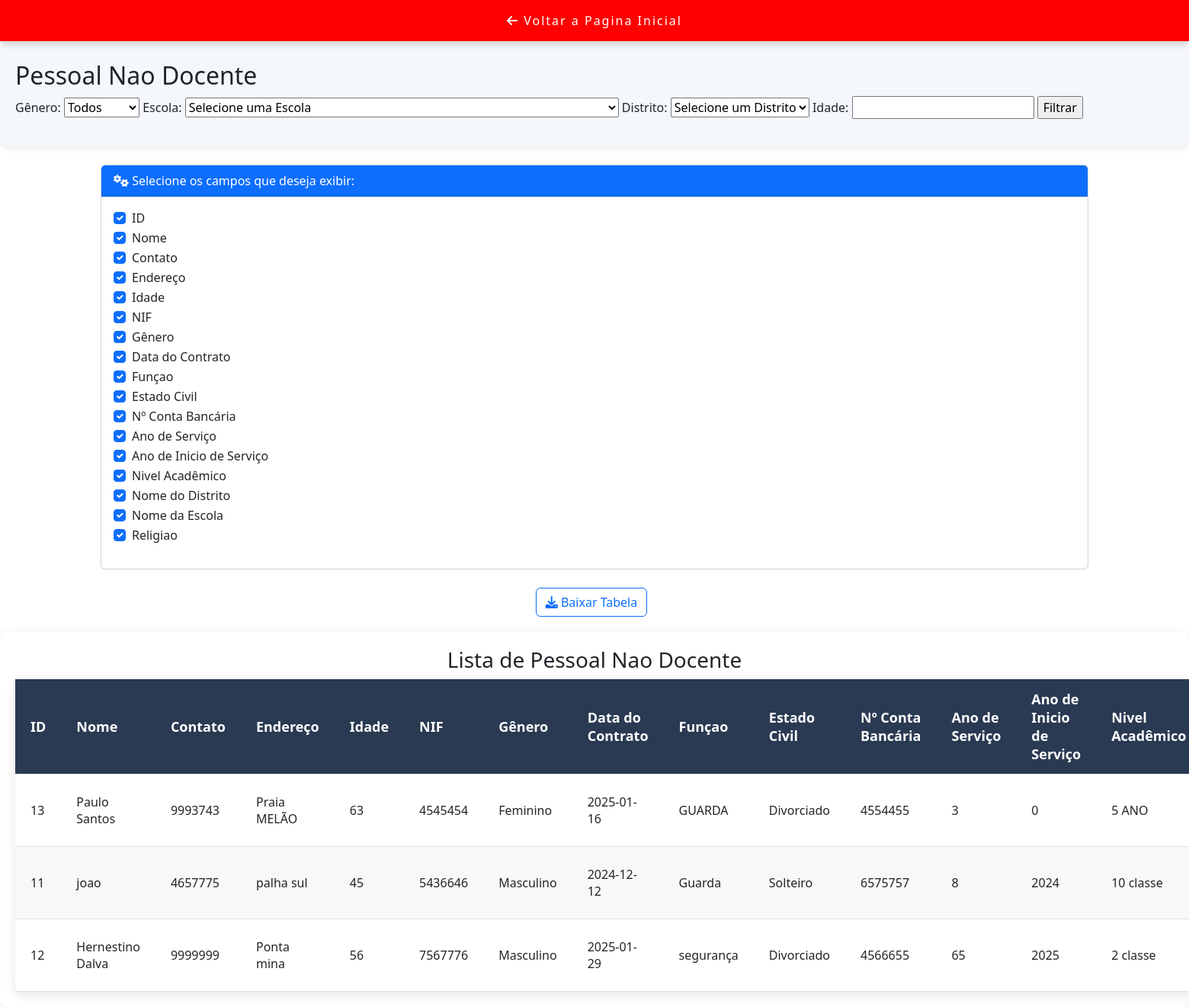
The page /dashboard/filtro/filtro_pessoal_ND.php on the database as committed earlier.
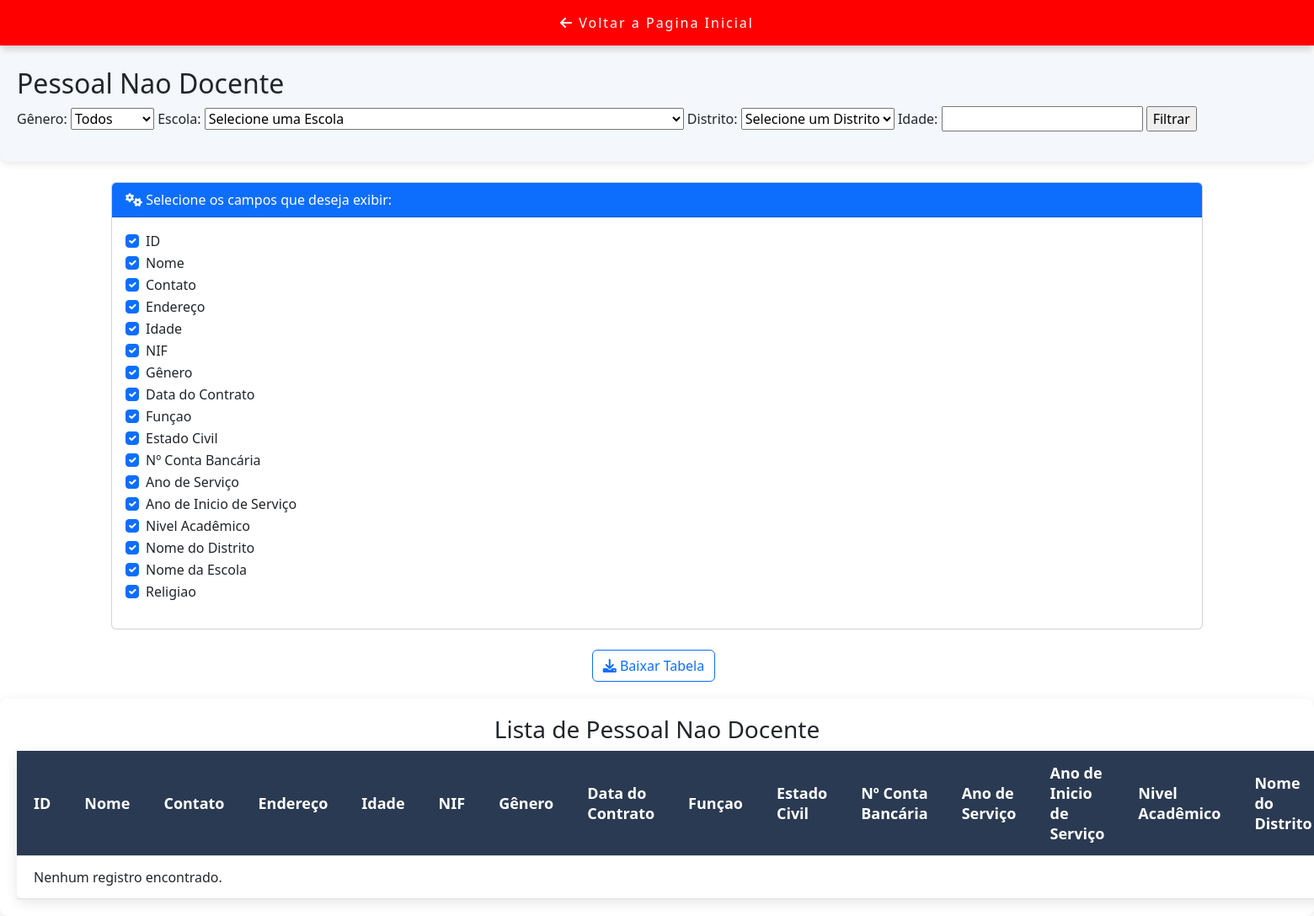
The same page on the database as committed later.
### tables this page shows
CREATE TABLE IF NOT EXISTS `pessoal_nao_docente` (
  `id` int NOT NULL AUTO_INCREMENT,
  `nome` varchar(100) NOT NULL,
  `contacto` varchar(20) DEFAULT NULL,
  `endereco` varchar(255) DEFAULT NULL,
  `idade` int DEFAULT NULL,
  `nif` varchar(50) DEFAULT NULL,
  `genero` varchar(10) DEFAULT NULL,
  `data_contrato` date DEFAULT NULL,
  `funcao` varchar(50) DEFAULT NULL,
  `estado_civil` varchar(20) DEFAULT NULL,
  `numero_conta_bancaria` varchar(50) DEFAULT NULL,
  `ano_servico` int DEFAULT NULL,
  `ano_inicio_servico` int DEFAULT NULL,
  `nivel_academico` varchar(50) DEFAULT NULL,
  `escola_id` int DEFAULT NULL,
  `distrito_id` int DEFAULT NULL,
  `religiao_id` int DEFAULT NULL,
  `motivo_abandono` text,
  `data_abandono` date DEFAULT NULL,
  PRIMARY KEY (`id`),
  KEY `escola_id` (`escola_id`),
  KEY `distrito_id` (`distrito_id`),
  KEY `religiao_id` (`religiao_id`)
);

### dashboard/filtro/filtro_pessoal_ND.php (the view, shortened to what this page needs)
<?php
include_once($_SERVER['DOCUMENT_ROOT'].'/destp_pro/conexao/conexao.php');
$idadeFiltro = isset($_GET['idade']) ? $_GET['idade'] : '';
$sql = "
    SELECT
        p.id,
        p.nome,
        p.contacto,
        p.endereco,
        p.idade,
        p.nif,
        p.genero,
        p.data_contrato,
        p.funcao,
        p.estado_civil,
        p.numero_conta_bancaria,
        p.ano_servico,
        p.ano_inicio_servico,
        p.nivel_academico,
        d.nome_distrito,
        e.nome AS nome_escola,
        r.nome_religiao
    FROM
        pessoal_nao_docente AS p
    JOIN
        escola AS e ON p.escola_id = e.id
    JOIN
        distrito AS d ON e.distrito_id = d.id
    LEFT JOIN
        religiao AS r ON p.religiao_id = r.id
    WHERE 1=1
";
$sql .= " ORDER BY e.id ASC";
$result = $mysqli->query($sql);
?>
<link href="https://cdn.jsdelivr.net/npm/bootstrap@5.3.3/dist/css/bootstrap.min.css" rel="stylesheet">
<link href="https://cdnjs.cloudflare.com/ajax/libs/font-awesome/6.0.0-beta3/css/all.min.css" rel="stylesheet">
<button class="fixed-top-button" onclick="window.location.href='/destp_pro/dashboard/dashboard.php'">
  <i class="fas fa-arrow-left"></i> Voltar a Pagina Inicial
</button>
<div class="dashboard-content">
    <div class="main-title">
        <h2>Pessoal Nao Docente</h2>
    </div>
    <form method="GET" action="<?php echo htmlspecialchars($_SERVER['PHP_SELF']); ?>">
        <label for="genero">Gênero:</label>
        <select name="genero" id="genero">
            <option value="">Todos</option>
        </select>
        <label for="escola">Escola:</label>
        <select name="escola" id="escola">
            <option value="">Selecione uma Escola</option>
        </select>
        <label for="distrito">Distrito:</label>
        <select name="distrito" id="distrito">
            <option value="">Selecione um Distrito</option>
        </select>
        <label for="idade">Idade:</label>
        <input type="number" name="idade" id="idade" value="<?= htmlspecialchars($idadeFiltro) ?>">
        <input type="submit" value="Filtrar">
    </form>
</div>
<div class="container mt-4">
        <div class="card">
            <div class="card-header bg-primary text-white">
                <i class="fas fa-cogs"></i> Selecione os campos que deseja exibir:
            </div>
            <div class="card-body">
                <form id="field-selector-form">
                    <?php
                    $fields = [
                        'id' => 'ID',
                        'nome' => 'Nome',
                        'contacto' => 'Contato',
                        'endereco' => 'Endereço',
                        'idade' => 'Idade',
                        'nif' => 'NIF',
                        'genero' => 'Gênero',
                        'data_contrato' => 'Data do Contrato',
                        'funcao' => 'Funçao',
                        'estado_civil' => 'Estado Civil',
                        'numero_conta_bancaria' => 'Nº Conta Bancária',
                        'ano_servico' => 'Ano de Serviço',
                        'ano_inicio_servico' => 'Ano de Inicio de Serviço',
                        'nivel_academico' => 'Nivel Acadêmico',
                        'nome_distrito' => 'Nome do Distrito',
                        'nome_escola' => 'Nome da Escola',
                        'nome_religiao' => 'Religiao'
                    ];
                    foreach ($fields as $field => $label) {
                        echo "<div class='form-check'>
                                <input type='checkbox' class='form-check-input field-checkbox' id='$field' value='$field' checked>
                                <label class='form-check-label field-label' for='$field'>$label</label>
                              </div>";
                    }
                    ?>
                </form>
            </div>
        </div>
    </div>
<div class="col-auto text-center ms-auto download-grp d-flex justify-content-center align-items-center w-100">
    <a href="#"  class="btn btn-outline-primary me-2" onclick="exportToExcel()">
        <i class="fas fa-download" ></i> Baixar Tabela
    </a>
</div>
<div class="dashboard-tables-charts">
    <div class="table-card">
        <h3 class="table-title" style="text-align: center;">Lista de Pessoal Nao Docente</h3>
        <table id="table-results" class="styled-table">
            <thead>
                <tr>
                    <?php foreach ($fields as $field => $label): ?>
                        <th class="<?= $field ?>"><?= $label ?></th>
                    <?php endforeach; ?>
                </tr>
            </thead>
            <tbody>
                <?php
                if ($result->num_rows > 0) {
                    while ($row = $result->fetch_assoc()) {
                        echo "<tr>";
                        foreach ($fields as $field => $label) {
                            echo "<td class='$field'>" . htmlspecialchars($row[$field]) . "</td>";
                        }
                        echo "</tr>";
                    }
                } else {
                    echo "<tr><td colspan='17'>Nenhum registro encontrado.</td></tr>";
                }
                ?>
            </tbody>
        </table>
    </div>
</div>

### dashboard/filtro/filtro_pessoal_ND.php (style rules this page uses)
.dashboard-content { padding: 20px; background-color: #f4f7fc; border-radius: 10px; box-shadow: 0 2px 10px rgba(0, 0, 0, 0.1); }
.table-card { margin-top: 20px; padding: 20px; background-color: #ffffff; border-radius: 10px; box-shadow: 0 4px 15px rgba(0, 0, 0, 0.1); }
.styled-table { width: 100%; border-collapse: collapse; font-family: 'Segoe UI', Tahoma, Geneva, Verdana, sans-serif; box-shadow: 0 4px 15px rgba(0, 0, 0, 0.1); background-color: #ffffff; border-radius: 8px; }
.styled-table thead tr { background-color: #1e2a37; color: #ffffff; text-align: left; font-weight: bold; }
.styled-table th, .styled-table td { padding: 14px 20px; text-align: left; border-bottom: 1px solid #e0e0e0; font-size: 16px; }
.styled-table th { font-size: 18px; background-color: #2a3a52; color: #ffffff; }
.fixed-top-button { position: fixed; top: 0; left: 50%; transform: translateX(-50%); width: 100%; max-width: 100%; z-index: 1000; background-color: black; border: none; color: white; padding: 15px; text-align: center; font-size: 16px; box-shadow: 0 4px 8px rgba(0, 0, 0, 0.2); cursor: pointer; letter-spacing: 2px; }
.styled-table tbody tr:nth-child(even) { background-color: #f8f8f8; }

Rows that differ between the two databases and show on the page:
removed pessoal_nao_docente: id "13", nome "Paulo Santos", contacto "9993743", endereco "Praia MELÃO", idade "63", nif "4545454", genero "Feminino", data_contrato "2025-01-16", funcao "GUARDA", estado_civil "Divorciado", numero_conta_bancaria "4554455", ano_servico "3", ano_inicio_servico "0", nivel_academico "5 ANO"
removed pessoal_nao_docente: id "11", nome "joao", contacto "4657775", endereco "palha sul", idade "45", nif "5436646", genero "Masculino", data_contrato "2024-12-12", funcao "Guarda", estado_civil "Solteiro", numero_conta_bancaria "6575757", ano_servico "8", ano_inicio_servico "2024", nivel_academico "10 classe"
removed pessoal_nao_docente: id "12", nome "Hernestino Dalva", contacto "9999999", endereco "Ponta mina", idade "56", nif "7567776", genero "Masculino", data_contrato "2025-01-29", funcao "segurança", estado_civil "Divorciado", numero_conta_bancaria "4566655", ano_servico "65", ano_inicio_servico "2025", nivel_academico "2 classe"
Other text that changed with them:
new list line: "Nome do Distrito"
text now shown: "Nenhum registro encontrado."
